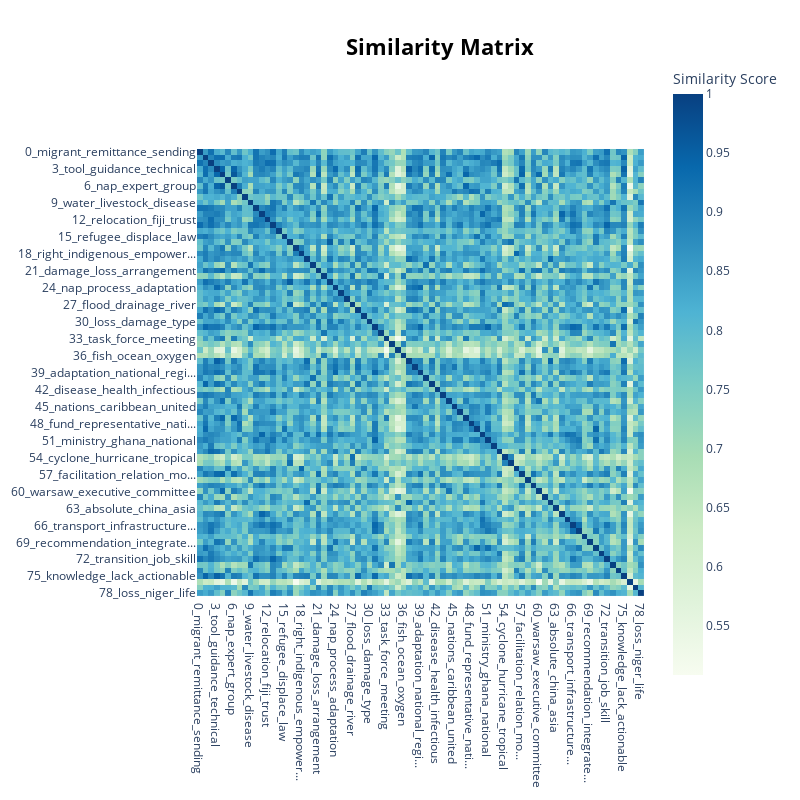

Here is the notebook cell this chart was saved with:
### Code cell
topic_model.visualize_heatmap()

### Figure 1 — Plotly figure (JSON) as saved in the notebook; plotly's stock layout.template omitted (floating-point values rounded to 4 significant figures; data arrays with more than 128 entries replaced by an {"elided": "..."} marker saying what was removed)
{"data": [{"coloraxis": "coloraxis", "hovertemplate": "x: %{x}<br>y: %{y}<br>Similarity Score: %{z}<extra></extra>", "name": "0", "type": "heatmap", "x": ["0_migrant_remittance_sending", "1_un_entity_disaster", "2_relocation_plan_community", "3_tool_guidance_technical", "4_executive_committee_task", "5_child_violence_disability", "6_nap_expert_group", "7_ms_mr_united", "8_onset_slow_event", "9_water_livestock_disease", "10_policy_mobility_human", "11_finance_fund_funding", "12_relocation_fiji_trust", "13_rural_livelihood_adaptat...", "14_energy_fuel_fossil", "15_refugee_displace_law", "16_hazard_disaster_trigger", "17_agreement_paris_article", "18_right_indigenous_empower...", "19_datum_collect_collection", "20_drought_ethiopia_kenya", "21_damage_loss_arrangement", "22_coastal_sea_rise", "23_disaster_displace_location", "24_nap_process_adaptation", "25_figure_absolute_relative", "26_emission_forest_monitoring", "27_flood_drainage_river", "28_term_mobility_glossary", "29_indigenous_cultural_trad...", "30_loss_damage_type", "31_policy_egypt_framework", "32_coastal_zone_fishery", "33_task_force_meeting", "34_specie_ecosystem_biodive...", "35_population_immigration_b...", "36_fish_ocean_oxygen", "37_datum_collection_iii", "38_brief_environmental_mars...", "39_adaptation_national_regi...", "40_sudan_refugee_south", "41_un_entity_function", "42_disease_health_infectious", "43_must_need_displace", "44_task_force_document", "45_nations_caribbean_united", "46_chad_ministry_date", "47_panel_submission_internal", "48_fund_representative_nati...", "49_humanitarian_brief_disas...", "50_investment_recognise_datum", "51_ministry_ghana_national", "52_fiji_relocation_sea", "53_relocation_plan_toolbox", "54_cyclone_hurricane_tropical", "55_earthquake_storm_massive", "56_right_rapporteur_special", "57_facilitation_relation_mo...", "58_vulnerability_specie_ada...", "59_mobility_adverse_effect", "60_warsaw_executive_committee", "61_labour_employment_unskil...", "62_datum_question_slow", "63_absolute_china_asia", "64_arrangement_funding_fund", "65_assess_impact_estimate", "66_transport_infrastructure...", "67_tourism_infrastructure_c...", "68_movement_tend_voluntary", "69_recommendation_integrate...", "70_humanitarian_assistance_...", "71_case_represent_retreat", "72_transition_job_skill", "73_dna_management_sustainable", "74_woman_gender_man", "75_knowledge_lack_actionable", "76_sudan_sanction_sector", "77_minimize_category_fall", "78_loss_niger_life"], "xaxis": "x", "y": ["0_migrant_remittance_sending", "1_un_entity_disaster", "2_relocation_plan_community", "3_tool_guidance_technical", "4_executive_committee_task", "5_child_violence_disability", "6_nap_expert_group", "7_ms_mr_united", "8_onset_slow_event", "9_water_livestock_disease", "10_policy_mobility_human", "11_finance_fund_funding", "12_relocation_fiji_trust", "13_rural_livelihood_adaptat...", "14_energy_fuel_fossil", "15_refugee_displace_law", "16_hazard_disaster_trigger", "17_agreement_paris_article", "18_right_indigenous_empower...", "19_datum_collect_collection", "20_drought_ethiopia_kenya", "21_damage_loss_arrangement", "22_coastal_sea_rise", "23_disaster_displace_location", "24_nap_process_adaptation", "25_figure_absolute_relative", "26_emission_forest_monitoring", "27_flood_drainage_river", "28_term_mobility_glossary", "29_indigenous_cultural_trad...", "30_loss_damage_type", "31_policy_egypt_framework", "32_coastal_zone_fishery", "33_task_force_meeting", "34_specie_ecosystem_biodive...", "35_population_immigration_b...", "36_fish_ocean_oxygen", "37_datum_collection_iii", "38_brief_environmental_mars...", "39_adaptation_national_regi...", "40_sudan_refugee_south", "41_un_entity_function", "42_disease_health_infectious", "43_must_need_displace", "44_task_force_document", "45_nations_caribbean_united", "46_chad_ministry_date", "47_panel_submission_internal", "48_fund_representative_nati...", "49_humanitarian_brief_disas...", "50_investment_recognise_datum", "51_ministry_ghana_national", "52_fiji_relocation_sea", "53_relocation_plan_toolbox", "54_cyclone_hurricane_tropical", "55_earthquake_storm_massive", "56_right_rapporteur_special", "57_facilitation_relation_mo...", "58_vulnerability_specie_ada...", "59_mobility_adverse_effect", "60_warsaw_executive_committee", "61_labour_employment_unskil...", "62_datum_question_slow", "63_absolute_china_asia", "64_arrangement_funding_fund", "65_assess_impact_estimate", "66_transport_infrastructure...", "67_tourism_infrastructure_c...", "68_movement_tend_voluntary", "69_recommendation_integrate...", "70_humanitarian_assistance_...", "71_case_represent_retreat", "72_transition_job_skill", "73_dna_management_sustainable", "74_woman_gender_man", "75_knowledge_lack_actionable", "76_sudan_sanction_sector", "77_minimize_category_fall", "78_loss_niger_life"], "yaxis": "y", "z": {"elided": "79x79 float values"}}], "layout": {"coloraxis": {"colorbar": {"title": {"text": "Similarity Score"}}, "colorscale": [[0, "rgb(247,252,240)"], [0.125, "rgb(224,243,219)"], [0.25, "rgb(204,235,197)"], [0.375, "rgb(168,221,181)"], [0.5, "rgb(123,204,196)"], [0.625, "rgb(78,179,211)"], [0.75, "rgb(43,140,190)"], [0.875, "rgb(8,104,172)"], [1, "rgb(8,64,129)"]]}, "height": 800, "hoverlabel": {"bgcolor": "white", "font": {"family": "Rockwell", "size": 16}}, "legend": {"title": {"text": "Trend"}}, "margin": {"t": 60}, "showlegend": true, "title": {"font": {"color": "Black", "size": 22}, "text": "<b>Similarity Matrix</b>", "x": 0.55, "xanchor": "center", "y": 0.95, "yanchor": "top"}, "width": 800, "xaxis": {"anchor": "y", "autorange": true, "constrain": "domain", "domain": [0.001487, 0.9985], "range": [-0.5, 78.5], "scaleanchor": "y", "type": "category"}, "yaxis": {"anchor": "x", "autorange": true, "constrain": "domain", "domain": [0.1423, 0.8577], "range": [78.5, -0.5], "type": "category"}}}
